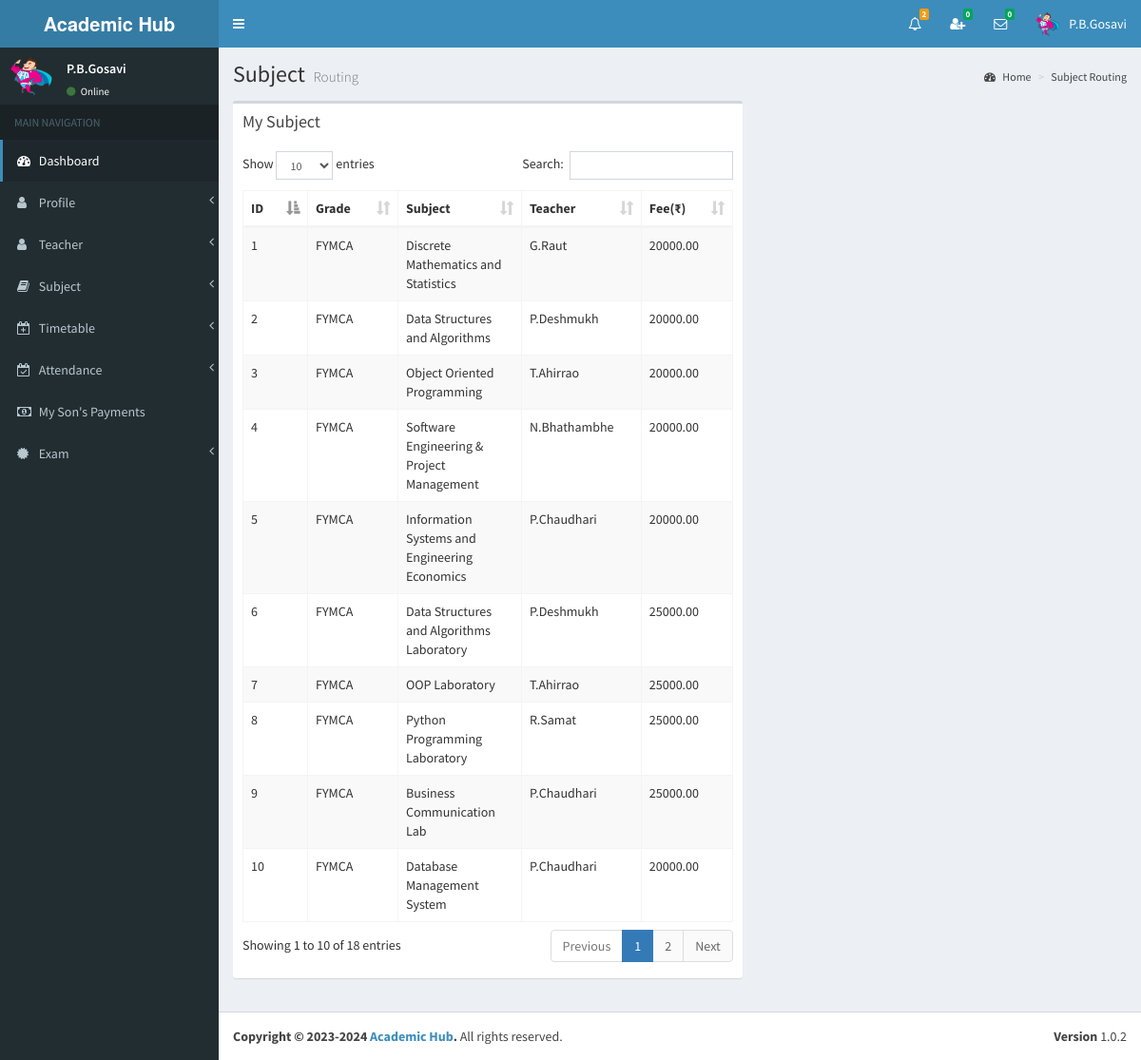
/view/all_subject3.php (signed in), run on the app's committed database.
### tables this page shows
CREATE TABLE `parents` (
  `id` int(11) NOT NULL,
  `index_number` varchar(255) NOT NULL,
  `my_son_index` bigint(11) NOT NULL,
  `full_name` varchar(255) NOT NULL,
  `i_name` varchar(255) NOT NULL,
  `gender` varchar(255) NOT NULL,
  `address` varchar(255) NOT NULL,
  `phone` varchar(255) NOT NULL,
  `email` varchar(255) NOT NULL,
  `image_name` varchar(255) NOT NULL,
  `b_date` date NOT NULL,
  `reg_date` date NOT NULL,
  `reg_year` year(4) NOT NULL,
  `reg_month` varchar(255) NOT NULL,
  `_status` varchar(255) NOT NULL
);

CREATE TABLE `subject_routing` (
  `id` int(11) NOT NULL,
  `grade_id` int(11) NOT NULL,
  `subject_id` int(11) NOT NULL,
  `teacher_id` int(11) NOT NULL,
  `fee` double(11,2) NOT NULL
);

CREATE TABLE `grade` (
  `id` int(11) NOT NULL,
  `name` varchar(255) NOT NULL,
  `admission_fee` double(11,2) NOT NULL,
  `hall_charge` int(11) NOT NULL
);

CREATE TABLE `subject` (
  `id` int(11) NOT NULL,
  `name` varchar(255) NOT NULL
);

CREATE TABLE `teacher` (
  `id` int(11) NOT NULL,
  `full_name` varchar(255) NOT NULL,
  `i_name` varchar(255) NOT NULL,
  `gender` varchar(255) NOT NULL,
  `address` varchar(255) NOT NULL,
  `phone` varchar(255) NOT NULL,
  `email` varchar(255) NOT NULL,
  `image_name` varchar(255) NOT NULL,
  `index_number` bigint(11) NOT NULL,
  `reg_date` date NOT NULL
);

### view/all_subject3.php (the view, shortened to what this page needs)
<?php include_once('head.php'); ?>
<?php include_once('header_parents.php'); ?>
<?php include_once('sidebar3.php'); ?>
<div class="content-wrapper">
    <section class="content-header">
    	<h1>
        	Subject
            <small>Routing</small>
        </h1>
        <ol class="breadcrumb">
        	<li><a href="#"><i class="fa fa-dashboard"></i> Home</a></li>
            <li><a href="#">Subject Routing</a></li>
        </ol>
	</section>
	<section class="content" >
    	<div class="row" id="table1">
        	<div class="col-md-7">
            	<div class="box">
                	<div class="box-header">
                  		<h3 class="box-title">My Subject</h3>
                	</div>
                	<div class="box-body table-responsive">
                		<table id="example1" class="table table-bordered table-striped">
                            <thead>
                                <th class="col-md-1">ID</th>
                                <th class="col-md-1">Grade</th>
                                <th class="col-md-1">Subject</th>
                                <th class="col-md-1">Teacher</th>
                                <th class="col-md-1">Fee(₹)</th>
                            </thead>
                        	<tbody>
<?php
include_once('../controller/config.php');
$index=$_SESSION["index_number"];
$current_year=date('Y');
$sql1="SELECT * FROM parents WHERE index_number='$index'";
$result1=mysqli_query($conn,$sql1);
$row1=mysqli_fetch_assoc($result1);
$my_son_index=$row1['my_son_index'];
$sql1="SELECT * FROM student_grade WHERE index_number='$my_son_index' and year='$current_year'";
$result1=mysqli_query($conn,$sql1);
$row1=mysqli_fetch_assoc($result1);
$grade=$row1['grade_id'];
$sql="select subject_routing.id as sr_id,subject_routing.fee as s_fee,grade.name as g_name,subject.name as s_name,teacher.i_name as t_name
	  from subject_routing
      inner join grade
      on subject_routing.grade_id=grade.id
      inner join subject
      on subject_routing.subject_id=subject.id
      inner join teacher
      on subject_routing.teacher_id=teacher.id
	  where subject_routing.grade_id='$grade'";
$result=mysqli_query($conn,$sql);
$count = 0;
if(mysqli_num_rows($result) > 0) {
	while($row=mysqli_fetch_assoc($result)){
		$count++;
?>
                                <tr>
                                    <td><?php echo $count; ?></td>
               <td id="td1_<?php echo $row['sr_id']; ?>"><?php echo $row['g_name']; ?></td>
               <td id="td2_<?php echo $row['sr_id']; ?>"><?php echo $row['s_name']; ?></td>
               <td id="td3_<?php echo $row['sr_id']; ?>"><?php echo $row['t_name']; ?></td>
               <td id="td4_<?php echo $row['sr_id']; ?>"><?php echo $row['s_fee']; ?></td>
                            	</tr>
<?php } } ?>
                        	</tbody>
                    	</table>
                	</div>
            	</div>
        	</div>
    	</div>
	</section>
</div>
<?php include_once('footer.php');?>

### view/header_parents.php (shortened to what this page needs)
<body class="hold-transition skin-blue sidebar-mini" >
<div class="wrapper">
  <header class="main-header" >
    <a href="" class="logo">
      <span class="logo-lg"><strong>Academic Hub </strong></span>
    </a>
    <nav class="navbar navbar-static-top">
		<a href="#" class="sidebar-toggle" data-toggle="offcanvas" role="button">
       	</a>
		<div class="navbar-custom-menu">
			<ul class="nav navbar-nav">
              <li class="dropdown notifications-menu">
                <a href="#" class="dropdown-toggle" data-toggle="dropdown">
                  <i class="fa fa-bell-o"></i>
<?php
include_once('../controller/config.php');
$my_type=$_SESSION["type"];
$my_index=$_SESSION["index_number"];
if($my_type == 'Parents'){
	$sql1="SELECT COUNT(id) FROM notification_history WHERE user_type='Parents' AND index_number='$my_index' AND _isread='0'";
	$result1=mysqli_query($conn,$sql1);
	$row1=mysqli_fetch_assoc($result1);
	$notfi_count=$row1['COUNT(id)'];
?>
                  <span class="label label-warning"><?php echo $notfi_count; ?></span>
                </a>
              </li>
<?php }  ?>
<?php
include_once('../controller/config.php');
$my_index=$_SESSION["index_number"];
$my_type=$_SESSION["type"];
$sql="SELECT count(id)
      FROM my_friends
      WHERE my_index='$my_index' AND _status='Pending' AND _isread='0'";
$result=mysqli_query($conn,$sql);
$row=mysqli_fetch_assoc($result);
$unread_count=$row['count(id)'];
?>
              <li class="dropdown messages-menu"  id="friend_request">
              	<a href="#" class="dropdown-toggle" data-toggle="dropdown" onClick="showFriendRequest('<?php echo $my_index; ?>','<?php echo $my_type; ?>')">
                  <i class="fa fa-user-plus"></i>
                  <span class="label label-success"><?php echo $unread_count; ?></span>
                </a>
              </li>
<?php
include_once('../controller/config.php');
$my_index=$_SESSION["index_number"];
$unread_msg_count=0;
$sql="SELECT * FROM my_friends WHERE my_index='$my_index'";
$result=mysqli_query($conn,$sql);
while($row=mysqli_fetch_assoc($result)){
	$friend_index=$row['friend_index'];
	$sql1="SELECT count(id)
		  FROM online_chat
		  WHERE user_index='$friend_index' AND _isread='0'";
	$result1=mysqli_query($conn,$sql1);
	$row1=mysqli_fetch_assoc($result1);
	$unread_msg_count+=$row1['count(id)'];
}
?>
              <li class="dropdown messages-menu" id="unread_msg">
                <a href="#" class="dropdown-toggle" data-toggle="dropdown" >
                  <i class="fa fa-envelope-o"></i>
                  <span class="label label-success"><?php echo $unread_msg_count; ?></span>
                </a>
<?php
include_once('../controller/config.php');
$index=$_SESSION["index_number"];
$type=$_SESSION["type"];
$time='';
$file_path='';
	$sql="SELECT
           DISTINCT conversation_id,friend_index
           FROM
              my_friends
           WHERE
              	my_index='$index'
           ORDER BY
              conversation_id";
	$result=mysqli_query($conn,$sql);
	while($row=mysqli_fetch_assoc($result)){
		$conversation_id=$row['conversation_id'];
		$friend_index=$row['friend_index'];
		$sql3="SELECT * FROM my_friends WHERE conversation_id='$conversation_id' and friend_index='$friend_index'";
		$result3=mysqli_query($conn,$sql3);
		$row3=mysqli_fetch_assoc($result3);
		$friend_type=$row3['friend_type'];
		if($friend_type == "Admin"){
			$sql1="SELECT * FROM admin WHERE index_number='$friend_index'";
			$result1=mysqli_query($conn,$sql1);
			$row1=mysqli_fetch_assoc($result1);
			$friend_name=$row1['i_name'];
			$friend_image=$row1['image_name'];
		}
		if($friend_type == "Teacher"){
			$sql1="SELECT * FROM teacher WHERE index_number='$friend_index'";
			$result1=mysqli_query($conn,$sql1);
			$row1=mysqli_fetch_assoc($result1);
			$friend_name=$row1['i_name'];
			$friend_image=$row1['image_name'];
		}
		if($friend_type == "Student"){
			$sql1="SELECT * FROM student WHERE index_number='$friend_index'";
			$result1=mysqli_query($conn,$sql1);
			$row1=mysqli_fetch_assoc($result1);
			$friend_name=$row1['i_name'];
			$friend_image=$row1['image_name'];
		}
		$sql2="SELECT * FROM online_chat WHERE conversation_id='$conversation_id' ORDER BY id DESC LIMIT 1";
		$result2=mysqli_query($conn,$sql2);
		while($row2=mysqli_fetch_assoc($result2)){
			$last_msg=$row2['msg'];
			$msg_time=$row2['time'];
			$datetime1 = new DateTime($msg_time);
			$datetime2 = new DateTime();
			$interval = $datetime1->diff($datetime2);
			$year = $interval->format('%y y ');
			$month = $interval->format('%m m ');
			$days = $interval->format('%a d');
			$hours = $interval->format('%h h');
			$minutes = $interval->format('%i mins');
			$seconds = $interval->format('%s sec');
			if($year>0){
				$time=$year;
			}else if($month>0){
				$time=$month;
			}else if($days>0){
				$time=$days;
			}else if($hours>0){
				$time=$hours;
			}else if($minutes>0){
				$time=$minutes;
			}else{
				$time=$seconds;
			}
			if($type=="Admin"){
				$file_path="my_friends.php?do=showChatBox&my_index=$index&conversation_id=$conversation_id&friend_index=$friend_index&my_type=$type";
			}
			if($type=="Teacher"){
				$file_path="my_friends2.php?do=showChatBox&my_index=$index&conversation_id=$conversation_id&friend_index=$friend_index&my_type=$type";
			}
			if($type=="Student"){
				$file_path="my_friends1.php?do=showChatBox&my_index=$index&conversation_id=$conversation_id&friend_index=$friend_index&my_type=$type";
			}
?>
                      <li>
                        <a href="<?php echo $file_path; ?>" onClick="msgRead('<?php echo $index; ?>','<?php echo $conversation_id; ?>','<?php echo $friend_index; ?>','<?php echo $type; ?>')">
                          <div class="pull-left">
                            <img src="../<?php echo $friend_image; ?>" class="img-circle" alt="User Image">
                          </div>
                          <h4>
                            <?php echo $friend_name; ?>
                            <small><i class="fa fa-clock-o"></i> <?php echo $time; ?></small>
                          </h4>
                          <p><?php echo $last_msg; ?></p>
                        </a>
                      </li>
 <?php } } ?>
              </li>
<?php
include_once('../controller/config.php');
if($type=="Parents"){
	$sql="SELECT * FROM parents WHERE index_number='$index'";
	$result=mysqli_query($conn,$sql);
	$row=mysqli_fetch_assoc($result);
}
?>
            	<li class="dropdown user user-menu">
                    <a href="#" class="dropdown-toggle" data-toggle="dropdown">
                      <img src="../<?php echo $row['image_name']; ?>" class="user-image" alt="User Image">
                      <span class="hidden-xs"><?php echo $row['i_name']; ?></span>
                    </a>
              </li>
            </ul>
        </div>
	</nav>
  </header>

### view/sidebar3.php (shortened to what this page needs)
  <aside class="main-sidebar">
    <section class="sidebar">
<?php
include_once('../controller/config.php');
$index=$_SESSION["index_number"];
$sql="SELECT * FROM parents WHERE index_number='$index'";
$result=mysqli_query($conn,$sql);
$row=mysqli_fetch_assoc($result);
$name=$row['i_name'];
$image=$row['image_name'];
?>
      <div class="user-panel">
      	<div class="pull-left image">
        	<img src="../<?php echo $image; ?>" class="img-circle" alt="User Image">
        </div>
        <div class="pull-left info">
        	<p><?php echo $name; ?></p>
            <a href="#"><i class="fa fa-circle text-success"></i> Online</a>
        </div>
      </div>
      <ul class="sidebar-menu">
        <li class="header">MAIN NAVIGATION</li>
        <li class="active treeview">
          <a href="dashboard3.php">
            <i class="fa fa-dashboard"></i> <span>Dashboard</span>
          </a>
        </li>
        <li class="treeview">
          <a href="#">
            <i class="fa fa-user"></i>
            <span>Profile</span>
            <span class="pull-right-container">
              <i class="fa fa-angle-left pull-right"></i>
            </span>
          </a>
        </li>
        <li class="treeview">
          <a href="#">
            <i class="fa fa-user"></i>
            <span>Teacher</span>
            <span class="pull-right-container">
              <i class="fa fa-angle-left pull-right"></i>
            </span>
          </a>
        </li>
        <li class="treeview">
          <a href="#">
            <i class="fa fa-book"></i>
            <span>Subject</span>
            <span class="pull-right-container">
              <i class="fa fa-angle-left pull-right"></i>
            </span>
          </a>
        </li>
         <li class="treeview">
          <a href="#">
            <i class="fa fa-calendar-plus-o"></i>
            <span>Timetable</span>
            <span class="pull-right-container">
              <i class="fa fa-angle-left pull-right"></i>
            </span>
          </a>
        </li>
         <li class="treeview">
          <a href="#">
            <i class="fa fa-calendar-check-o"></i>
            <span>Attendance</span>
            <span class="pull-right-container">
              <i class="fa fa-angle-left pull-right"></i>
            </span>
          </a>
        </li>
         <li>
          <a href="my_sons_payments.php">
            <i class="fa fa-money"></i> <span>My Son's Payments</span>
          </a>
        </li>
        <li class="treeview">
          <a href="#">
            <i class="fa fa-certificate"></i>
            <span>Exam</span>
            <span class="pull-right-container">
              <i class="fa fa-angle-left pull-right"></i>
            </span>
          </a>
        </li>
      </ul>
    </section>
  </aside>

### view/all_subject3.php (style rules this page uses)
body { overflow-y:scroll; }

### data on the page
parents: image_name (picture), i_name "P.B.Gosavi"
subject_routing: grade.name "FYMCA", subject.name "Discrete Mathematics and Statistics", teacher.i_name "G.Raut", fee "20000.00"
subject_routing: grade.name "FYMCA", subject.name "Data Structures and Algorithms", teacher.i_name "P.Deshmukh", fee "20000.00"
subject_routing: grade.name "FYMCA", subject.name "Object Oriented Programming", teacher.i_name "T.Ahirrao", fee "20000.00"
subject_routing: grade.name "FYMCA", subject.name "Software Engineering & Project Management", teacher.i_name "N.Bhathambhe", fee "20000.00"
subject_routing: grade.name "FYMCA", subject.name "Information Systems and Engineering Economics", teacher.i_name "P.Chaudhari", fee "20000.00"
subject_routing: grade.name "FYMCA", subject.name "Data Structures and Algorithms Laboratory", teacher.i_name "P.Deshmukh", fee "25000.00"
subject_routing: grade.name "FYMCA", subject.name "OOP Laboratory", teacher.i_name "T.Ahirrao", fee "25000.00"
subject_routing: grade.name "FYMCA", subject.name "Python Programming Laboratory", teacher.i_name "R.Samat", fee "25000.00"
subject_routing: grade.name "FYMCA", subject.name "Business Communication Lab", teacher.i_name "P.Chaudhari", fee "25000.00"
subject_routing: grade.name "FYMCA", subject.name "Database Management System", teacher.i_name "P.Chaudhari", fee "20000.00"

### other printed values
$notfi_count "2"
$unread_count "0"
$unread_msg_count "0"
